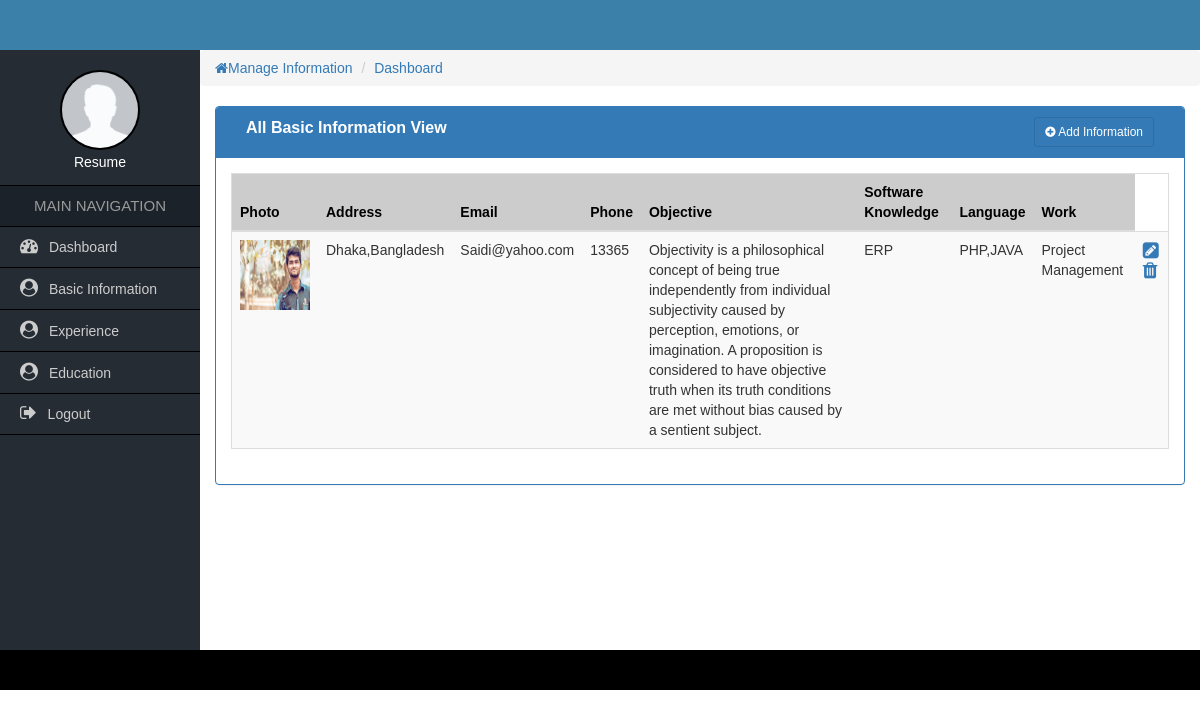
Page /admin/basic-information-table.php (signed in) on the committed database.
### tables this page shows
CREATE TABLE `basic_information` (
  `id` int(225) NOT NULL,
  `photo` text NOT NULL,
  `name` varchar(30) NOT NULL,
  `address` varchar(100) NOT NULL,
  `email` text NOT NULL,
  `phone` int(12) NOT NULL,
  `website` text NOT NULL,
  `facebook` text NOT NULL,
  `twitter` text NOT NULL,
  `github` text NOT NULL,
  `objective` text NOT NULL,
  `soft_knowledge` varchar(20) NOT NULL,
  `language` varchar(30) NOT NULL,
  `work` varchar(20) NOT NULL
);

### admin/basic-information-table.php (the view, shortened to what this page needs)
<?php
  include("config/connect.php");
?>
<!DOCTYPE html>
<html lang="en">
  <head>
    <?php include("include/header.php"); ?>
  </head>
  <body>
  	<div class="container-fluid header_full">
    	<div class="container header">
        </div>
    </div>
    <div class="container-fluid content_full">
        <div class="row">
               <?php include("include/nav.php"); ?>
            <div class="col-md-10 admin-part pd0">
            	<ol class="breadcrumb">
                  <li><a href="#"><i class="fa fa-home"></i>Manage Information</a></li>
                  <li><a href="#">Dashboard</a></li>
                </ol>
                <div class="col-md-12">
                	<div class="panel panel-primary">
                        <div class="panel-heading">
                            <div class="col-md-9 heading_title">
                                All Basic Information View
                             </div>
                             <div class="col-md-3 text-right">
                             	<a href="form.php" class="btn btn-sm btn btn-primary"><i class="fa fa-plus-circle"></i> Add Information</a>
                            </div>
                            <div class="clearfix"></div>
                        </div>
                      <div class="panel-body">
                          <table class="table table-responsive table-striped table-hover table_cus">
                          		<thead class="table_head">
                            		<tr>
                                    	<th>Photo</th>
                                        <th>Address</th>
                                        <th>Email</th>
                                        <th>Phone</th>
                                        <th>Objective</th>
                                        <th>Software Knowledge</th>
                                        <th>Language</th>
                                        <th>Work</th>
                                    </tr>
                            	</thead>
                              <?php
                                $courseQuery = "SELECT * FROM `basic_information` order by 1 DESC";
                                $runQuery = mysqli_query($con,$courseQuery);
                                    while($row=mysqli_fetch_array($runQuery)){
                                        $post_id = $row['id'];
                                        $photo = $row['photo'];
                                        $address = $row['address'];
                                        $email = $row['email'];
                                        $phone = $row['phone'];
                                        $objective = $row['objective'];
                                        $soft_knowledge = $row['soft_knowledge'];
                                        $language = $row['language'];
                                        $work = $row['work'];
                                ?>
                                <tbody>
                                	<tr>
                                        <td><img src="images/<?php echo $photo; ?>" width="70" height="70"></td>
                                    	  <td><?php echo $address; ?></td>
                                        <td><?php echo $email; ?></td>
                                        <td><?php echo $phone; ?></td>
                                        <td><?php echo $objective; ?></td>
                                        <td><?php echo $soft_knowledge; ?></td>
                                        <td><?php echo $language; ?></td>
                                        <td><?php echo $work; ?></td>
                                        <td>
                                            <a href="basic-form-update.php?edit=<?php echo $post_id; ?>"><i class="fa fa-pencil-square fa-lg"></i></a>
                                            <a href="process/delete.php?del=<?php echo $post_id; ?>"><i class="fa fa-trash fa-lg"></i></a>
                                        </td>
                                    </tr>
                                </tbody>
                                <?php } ?>
                          </table>
                      </div>
                    </div>
                </div>
            </div>
         </div>
    </div>
    <?php include("include/footer.php"); ?>
  </body>
</html>

### admin/css/style.css (style rules this page uses)
* { margin:0px; padding:0px; outline:0px; }
img { border:0px; }
ul, ol { list-style-type:none; }
a { text-decoration:none; }
.pd0 { padding-left:0px; padding-right:0px; padding-top:0px; padding-bottom:0px; }
body { font-family:Verdana, Geneva, sans-serif; }
.header_full { background:#3b80a9; }
.header { height:50px; }
.heading_title { font-size:16px; font-weight:bold; }
.table_cus { border:1px solid #ddd; }
.table_head { background-color:#ccc; color:#000; }

### rows in the picture
basic_information: photo (picture), address "Dhaka,Bangladesh", email "Saidi@yahoo.com", phone "13365", objective "Objectivity is a philosophical concept of being true independently from individual subjectivity caused by perception, emotions, or imagination. A proposition is considered to have objective truth when its truth conditions are met without bias caused by a sentient subject.", soft_knowledge "ERP", language "PHP,JAVA", work "Project Management"
